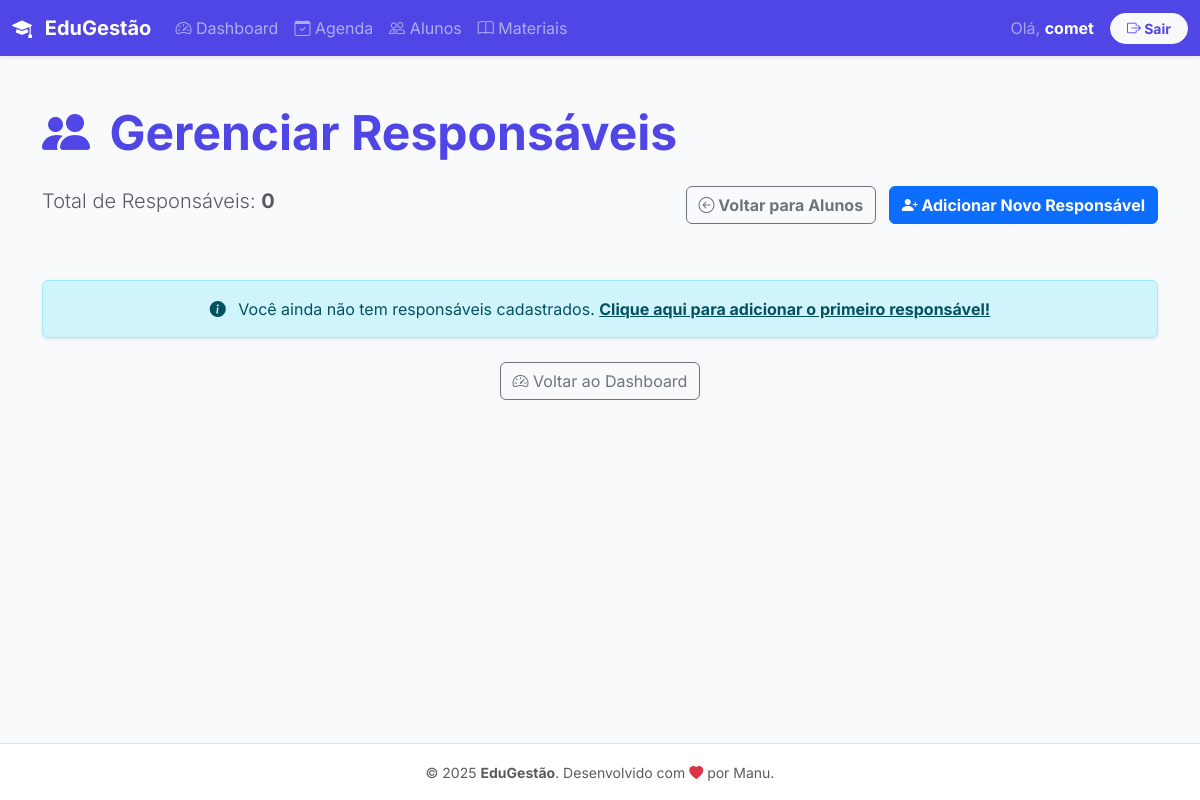
The app's page /alunos/responsaveis/ (signed in), older data.
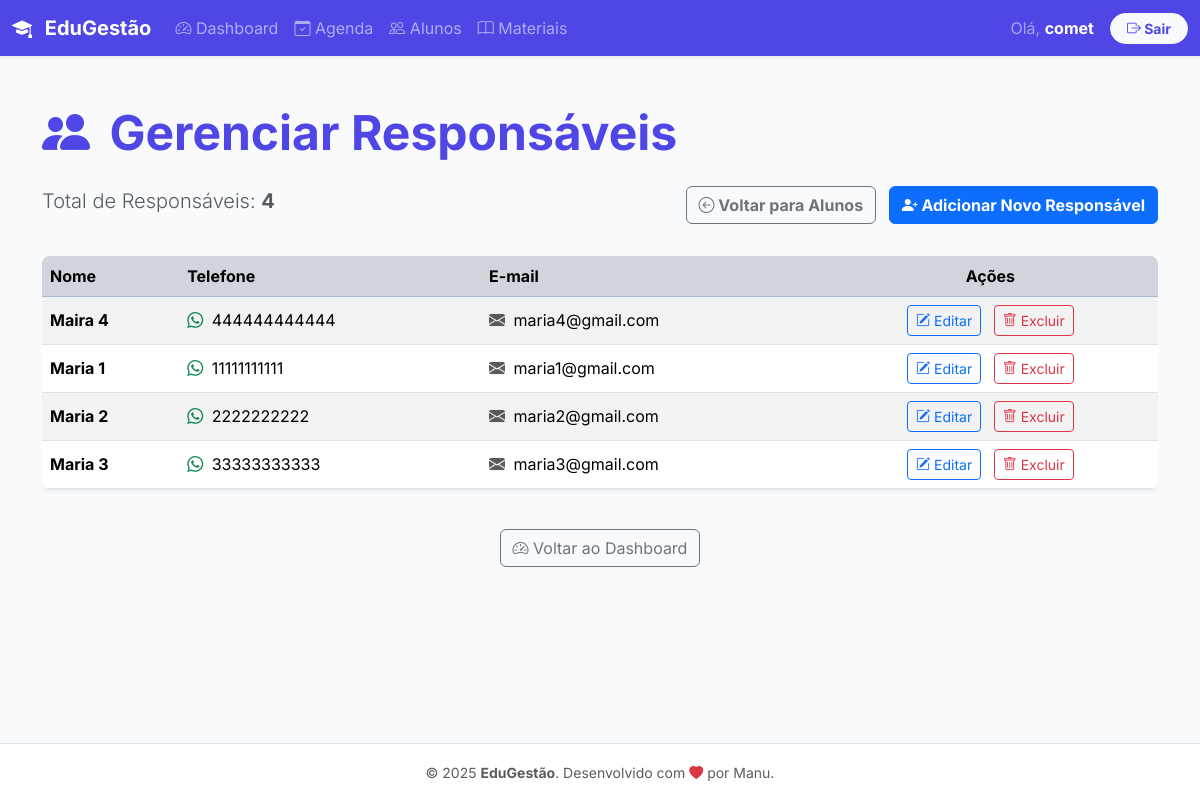
The same page, newer data.
### alunos/models.py (models this page shows, shortened)
class Responsavel(models.Model):
    ID_Responsavel = models.AutoField(primary_key=True)
    professor = models.ForeignKey(User, on_delete=models.CASCADE, related_name='responsaveis', null=True)
    Nome = models.CharField(max_length=100)
    CPF = models.CharField(max_length=14, unique=True)
    Email = models.EmailField(max_length=100, unique=True, blank=True, null=True)
    Telefone = models.CharField(max_length=15, blank=True, null=True)

### alunos/views.py (the view)
# urls.py: path('responsaveis/', ResponsavelListView.as_view(), name='lista_responsaveis'),
class ResponsavelListView(LoginRequiredMixin, ListView):
    model = Responsavel
    context_object_name = 'responsaveis'
    template_name = 'alunos/responsavel_lista.html'
    def get_queryset(self):
        return Responsavel.objects.filter(professor=self.request.user).order_by('Nome')

### alunos/templates/alunos/responsavel_lista.html (shortened to what this page needs)
{% extends 'base.html' %}
{% load static %}
{% block content %}
<div class="container my-5">
    <h1 class="display-5 fw-bold text-primary mb-4">
        <i class="bi bi-people-fill me-2"></i> Gerenciar Responsáveis
    </h1>
    <div class="d-flex justify-content-between mb-4">
        <p class="lead text-muted">Total de Responsáveis: <span class="fw-bold">{{ responsaveis.count }}</span></p>
        <div>
            <a href="{% url 'alunos:lista_alunos' %}" class="btn btn-outline-secondary me-2 fw-bold">
                <i class="bi bi-arrow-left-circle"></i> Voltar para Alunos
            </a>
            <a href="{% url 'alunos:adicionar_responsavel' %}" class="btn btn-primary fw-bold">
                <i class="bi bi-person-plus-fill"></i> Adicionar Novo Responsável
            </a>
        </div>
    </div>
    {% if responsaveis %}
        <div class="table-responsive">
            <table class="table table-striped table-hover align-middle shadow-sm rounded-3 overflow-hidden">
                <thead class="table-primary text-white">
                    <tr>
                        <th scope="col">Nome</th>
                        <th scope="col">Telefone</th>
                        <th scope="col">E-mail</th>
                        <th scope="col" class="text-center">Ações</th>
                    </tr>
                </thead>
                <tbody>
                    {% for responsavel in responsaveis %}
                    <tr>
                        <td class="fw-bold">{{ responsavel.Nome }}</td>
                        <td><i class="bi bi-whatsapp me-1 text-success"></i> {{ responsavel.Telefone }}</td>
                        <td><i class="bi bi-envelope-fill me-1 text-muted"></i> {{ responsavel.Email|default:"N/A" }}</td>
                        <td class="text-center text-nowrap">
                            <a href="{% url 'alunos:editar_responsavel' pk=responsavel.pk %}"
                               class="btn btn-sm btn-outline-primary me-2"
                               title="Editar Informações">
                                <i class="bi bi-pencil-square"></i> Editar
                            </a>
                            <form method="post" action="{% url 'alunos:deletar_responsavel' pk=responsavel.pk %}" style="display:inline;">
                                <button type="submit"
                                        class="btn btn-sm btn-outline-danger"
                                        title="Excluir Responsável"
                                        onclick="return confirm('ATENÇÃO: Você tem certeza que deseja excluir o responsável {{ responsavel.Nome }}? O sistema irá bloquear a exclusão se houver alunos atrelados a ele.');">
                                    <i class="bi bi-trash"></i> Excluir
                                </button>
                            </form>
                        </td>
                    </tr>
                    {% endfor %}
                </tbody>
            </table>
        </div>
    {% else %}
        <div class="alert alert-info text-center mt-5 shadow-sm" role="alert">
            <i class="bi bi-info-circle-fill me-2"></i>
            Você ainda não tem responsáveis cadastrados.
            <a href="{% url 'alunos:adicionar_responsavel' %}" class="alert-link fw-bold">Clique aqui para adicionar o primeiro responsável!</a>
        </div>
    {% endif %}
    <div class="mt-4 text-center">
        <a href="{% url 'principal:dashboard' %}" class="btn btn-outline-secondary">
            <i class="bi bi-speedometer2"></i> Voltar ao Dashboard
        </a>
    </div>
</div>
{% endblock %}

Row changes from the older to the newer data that the page shows:
added Responsavel: Nome "Maira 4", Telefone "444444444444", Email "maria4@gmail.com"
added Responsavel: Nome "Maria 1", Telefone "11111111111", Email "maria1@gmail.com"
added Responsavel: Nome "Maria 2", Telefone "2222222222", Email "maria2@gmail.com"
added Responsavel: Nome "Maria 3", Telefone "33333333333", Email "maria3@gmail.com"
Text that changed along with them:
{{ responsaveis.count }}: "0" → "4"
text no longer shown: "Você ainda não tem responsáveis cadastrados. Clique aqui para adicionar o primeiro responsável!"
text now shown: "Nome Telefone E-mail Ações"
